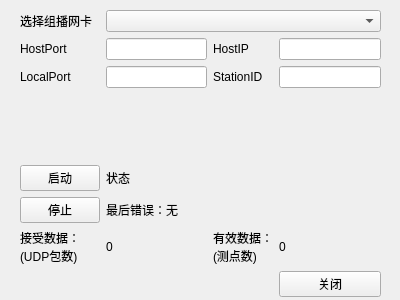
<?xml version="1.0" encoding="UTF-8"?>
<ui version="4.0">
 <class>UdpDatabaseProtocolDriverUI</class>
 <widget class="QWidget" name="UdpDatabaseProtocolDriverUI">
  <property name="geometry">
   <rect>
    <x>0</x>
    <y>0</y>
    <width>400</width>
    <height>300</height>
   </rect>
  </property>
  <property name="windowTitle">
   <string>Form</string>
  </property>
  <widget class="QWidget" name="gridLayoutWidget">
   <property name="geometry">
    <rect>
     <x>10</x>
     <y>0</y>
     <width>381</width>
     <height>307</height>
    </rect>
   </property>
   <layout class="QGridLayout" name="gridLayout">
    <property name="leftMargin">
     <number>10</number>
    </property>
    <property name="topMargin">
     <number>10</number>
    </property>
    <property name="rightMargin">
     <number>10</number>
    </property>
    <property name="bottomMargin">
     <number>10</number>
    </property>
    <item row="9" column="4">
     <widget class="QPushButton" name="pbClose">
      <property name="text">
       <string>关闭</string>
      </property>
     </widget>
    </item>
    <item row="4" column="2" colspan="3">
     <widget class="QLabel" name="lbState">
      <property name="text">
       <string>状态</string>
      </property>
     </widget>
    </item>
    <item row="6" column="2">
     <widget class="QLabel" name="lbReceiveDataN">
      <property name="text">
       <string>0</string>
      </property>
     </widget>
    </item>
    <item row="6" column="3">
     <widget class="QLabel" name="lbAcceptData">
      <property name="text">
       <string>有效数据：
(测点数)</string>
      </property>
     </widget>
    </item>
    <item row="6" column="0">
     <widget class="QLabel" name="lbReceiveData">
      <property name="text">
       <string>接受数据：
(UDP包数)</string>
      </property>
     </widget>
    </item>
    <item row="6" column="4">
     <widget class="QLabel" name="lbAcceptDataN">
      <property name="text">
       <string>0</string>
      </property>
     </widget>
    </item>
    <item row="3" column="2">
     <spacer name="verticalSpacer">
      <property name="orientation">
       <enum>Qt::Vertical</enum>
      </property>
      <property name="sizeHint" stdset="0">
       <size>
        <width>20</width>
        <height>40</height>
       </size>
      </property>
     </spacer>
    </item>
    <item row="4" column="0">
     <widget class="QPushButton" name="pbStart">
      <property name="text">
       <string>启动</string>
      </property>
     </widget>
    </item>
    <item row="5" column="0">
     <widget class="QPushButton" name="pbStop">
      <property name="text">
       <string>停止</string>
      </property>
     </widget>
    </item>
    <item row="5" column="2" colspan="3">
     <widget class="QLabel" name="lbLastError">
      <property name="text">
       <string>最后错误：无</string>
      </property>
     </widget>
    </item>
    <item row="0" column="2" colspan="3">
     <widget class="QComboBox" name="cbInterface"/>
    </item>
    <item row="1" column="0">
     <widget class="QLabel" name="lbHostPort">
      <property name="text">
       <string>HostPort</string>
      </property>
     </widget>
    </item>
    <item row="2" column="0">
     <widget class="QLabel" name="lbPort">
      <property name="text">
       <string>LocalPort</string>
      </property>
     </widget>
    </item>
    <item row="0" column="0">
     <widget class="QLabel" name="lbInterface">
      <property name="text">
       <string>选择组播网卡</string>
      </property>
     </widget>
    </item>
    <item row="2" column="2">
     <widget class="QLineEdit" name="leLocalPort"/>
    </item>
    <item row="2" column="3">
     <widget class="QLabel" name="lbStationID">
      <property name="text">
       <string>StationID</string>
      </property>
     </widget>
    </item>
    <item row="2" column="4">
     <widget class="QLineEdit" name="leStationID"/>
    </item>
    <item row="1" column="2">
     <widget class="QLineEdit" name="leHostPort">
      <property name="enabled">
       <bool>true</bool>
      </property>
     </widget>
    </item>
    <item row="1" column="3">
     <widget class="QLabel" name="lbHostIP">
      <property name="text">
       <string>HostIP</string>
      </property>
     </widget>
    </item>
    <item row="1" column="4">
     <widget class="QLineEdit" name="leHostIP">
      <property name="enabled">
       <bool>true</bool>
      </property>
     </widget>
    </item>
   </layout>
  </widget>
 </widget>
 <resources/>
 <connections/>
</ui>
